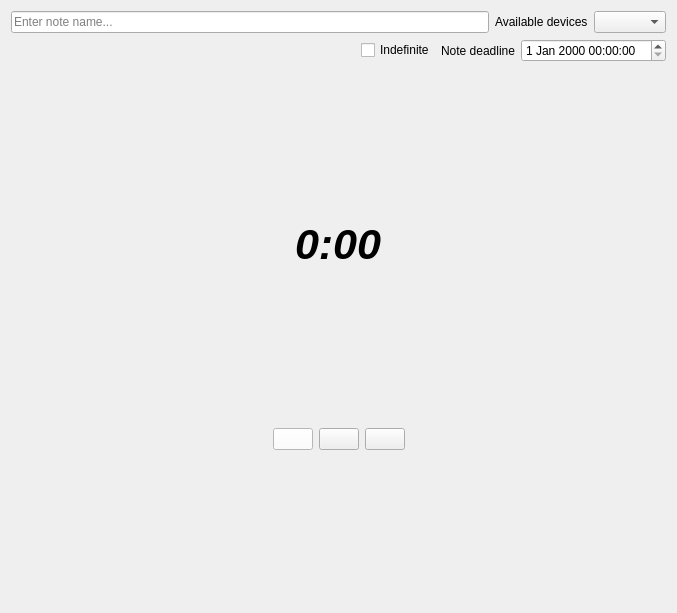
<?xml version="1.0" encoding="UTF-8"?>
<ui version="4.0">
 <class>CreateVoiceNoteWidget</class>
 <widget class="QWidget" name="CreateVoiceNoteWidget">
  <property name="geometry">
   <rect>
    <x>0</x>
    <y>0</y>
    <width>677</width>
    <height>613</height>
   </rect>
  </property>
  <property name="windowTitle">
   <string>Form</string>
  </property>
  <layout class="QVBoxLayout" name="verticalLayout">
   <item>
    <layout class="QHBoxLayout" name="up_horizontal_layout">
     <item>
      <widget class="QLineEdit" name="voicenote_name_lineedit">
       <property name="frame">
        <bool>true</bool>
       </property>
       <property name="placeholderText">
        <string>Enter note name...</string>
       </property>
      </widget>
     </item>
     <item>
      <widget class="QLabel" name="available_devices_label">
       <property name="text">
        <string>Available devices</string>
       </property>
      </widget>
     </item>
     <item>
      <widget class="QComboBox" name="available_devices_combobox"/>
     </item>
    </layout>
   </item>
   <item>
    <layout class="QHBoxLayout" name="horizontalLayout_2">
     <item>
      <spacer name="horizontalSpacer_6">
       <property name="orientation">
        <enum>Qt::Horizontal</enum>
       </property>
       <property name="sizeHint" stdset="0">
        <size>
         <width>40</width>
         <height>20</height>
        </size>
       </property>
      </spacer>
     </item>
     <item>
      <widget class="QCheckBox" name="indefinite_checkbox">
       <property name="text">
        <string>Indefinite</string>
       </property>
      </widget>
     </item>
     <item>
      <widget class="QLabel" name="note_deadline_label">
       <property name="text">
        <string>Note deadline</string>
       </property>
      </widget>
     </item>
     <item>
      <widget class="QDateTimeEdit" name="note_date_time_edit">
       <property name="minimumDateTime">
        <datetime>
         <hour>0</hour>
         <minute>0</minute>
         <second>0</second>
         <year>1970</year>
         <month>1</month>
         <day>1</day>
        </datetime>
       </property>
       <property name="calendarPopup">
        <bool>false</bool>
       </property>
      </widget>
     </item>
    </layout>
   </item>
   <item>
    <spacer name="verticalSpacer_2">
     <property name="orientation">
      <enum>Qt::Vertical</enum>
     </property>
     <property name="sizeHint" stdset="0">
      <size>
       <width>20</width>
       <height>129</height>
      </size>
     </property>
    </spacer>
   </item>
   <item>
    <layout class="QHBoxLayout" name="duration_horizontal_layout">
     <item>
      <spacer name="horizontalSpacer_2">
       <property name="orientation">
        <enum>Qt::Horizontal</enum>
       </property>
       <property name="sizeHint" stdset="0">
        <size>
         <width>40</width>
         <height>20</height>
        </size>
       </property>
      </spacer>
     </item>
     <item>
      <widget class="QLabel" name="duration_label">
       <property name="font">
        <font>
         <family>Ubuntu</family>
         <pointsize>32</pointsize>
         <italic>true</italic>
         <bold>true</bold>
         <strikeout>false</strikeout>
        </font>
       </property>
       <property name="text">
        <string>0:00</string>
       </property>
      </widget>
     </item>
     <item>
      <spacer name="horizontalSpacer_3">
       <property name="orientation">
        <enum>Qt::Horizontal</enum>
       </property>
       <property name="sizeHint" stdset="0">
        <size>
         <width>40</width>
         <height>20</height>
        </size>
       </property>
      </spacer>
     </item>
    </layout>
   </item>
   <item>
    <spacer name="verticalSpacer_3">
     <property name="orientation">
      <enum>Qt::Vertical</enum>
     </property>
     <property name="sizeHint" stdset="0">
      <size>
       <width>20</width>
       <height>40</height>
      </size>
     </property>
    </spacer>
   </item>
   <item>
    <layout class="QHBoxLayout" name="media_buttons_horizontal_layout">
     <item>
      <spacer name="horizontalSpacer_4">
       <property name="orientation">
        <enum>Qt::Horizontal</enum>
       </property>
       <property name="sizeHint" stdset="0">
        <size>
         <width>40</width>
         <height>20</height>
        </size>
       </property>
      </spacer>
     </item>
     <item>
      <widget class="QPushButton" name="pause_button">
       <property name="enabled">
        <bool>true</bool>
       </property>
       <property name="sizePolicy">
        <sizepolicy hsizetype="Preferred" vsizetype="Minimum">
         <horstretch>0</horstretch>
         <verstretch>0</verstretch>
        </sizepolicy>
       </property>
       <property name="palette">
        <palette>
         <active>
          <colorrole role="WindowText">
           <brush brushstyle="SolidPattern">
            <color alpha="255">
             <red>0</red>
             <green>0</green>
             <blue>0</blue>
            </color>
           </brush>
          </colorrole>
          <colorrole role="Button">
           <brush brushstyle="SolidPattern">
            <color alpha="255">
             <red>255</red>
             <green>255</green>
             <blue>255</blue>
            </color>
           </brush>
          </colorrole>
          <colorrole role="Light">
           <brush brushstyle="SolidPattern">
            <color alpha="255">
             <red>255</red>
             <green>255</green>
             <blue>255</blue>
            </color>
           </brush>
          </colorrole>
          <colorrole role="Midlight">
           <brush brushstyle="SolidPattern">
            <color alpha="255">
             <red>255</red>
             <green>255</green>
             <blue>255</blue>
            </color>
           </brush>
          </colorrole>
          <colorrole role="Dark">
           <brush brushstyle="SolidPattern">
            <color alpha="255">
             <red>127</red>
             <green>127</green>
             <blue>127</blue>
            </color>
           </brush>
          </colorrole>
          <colorrole role="Mid">
           <brush brushstyle="SolidPattern">
            <color alpha="255">
             <red>170</red>
             <green>170</green>
             <blue>170</blue>
            </color>
           </brush>
          </colorrole>
          <colorrole role="Text">
           <brush brushstyle="SolidPattern">
            <color alpha="255">
             <red>0</red>
             <green>0</green>
             <blue>0</blue>
            </color>
           </brush>
          </colorrole>
          <colorrole role="BrightText">
           <brush brushstyle="SolidPattern">
            <color alpha="255">
             <red>255</red>
             <green>255</green>
             <blue>255</blue>
            </color>
           </brush>
          </colorrole>
          <colorrole role="ButtonText">
           <brush brushstyle="SolidPattern">
            <color alpha="255">
             <red>0</red>
             <green>0</green>
             <blue>0</blue>
            </color>
           </brush>
          </colorrole>
          <colorrole role="Base">
           <brush brushstyle="SolidPattern">
            <color alpha="255">
             <red>255</red>
             <green>255</green>
             <blue>255</blue>
            </color>
           </brush>
          </colorrole>
          <colorrole role="Window">
           <brush brushstyle="SolidPattern">
            <color alpha="255">
             <red>255</red>
             <green>255</green>
             <blue>255</blue>
            </color>
           </brush>
          </colorrole>
          <colorrole role="Shadow">
           <brush brushstyle="SolidPattern">
            <color alpha="255">
             <red>0</red>
             <green>0</green>
             <blue>0</blue>
            </color>
           </brush>
          </colorrole>
          <colorrole role="AlternateBase">
           <brush brushstyle="SolidPattern">
            <color alpha="255">
             <red>255</red>
             <green>255</green>
             <blue>255</blue>
            </color>
           </brush>
          </colorrole>
          <colorrole role="ToolTipBase">
           <brush brushstyle="SolidPattern">
            <color alpha="255">
             <red>255</red>
             <green>255</green>
             <blue>220</blue>
            </color>
           </brush>
          </colorrole>
          <colorrole role="ToolTipText">
           <brush brushstyle="SolidPattern">
            <color alpha="255">
             <red>0</red>
             <green>0</green>
             <blue>0</blue>
            </color>
           </brush>
          </colorrole>
          <colorrole role="PlaceholderText">
           <brush brushstyle="SolidPattern">
            <color alpha="127">
             <red>0</red>
             <green>0</green>
             <blue>0</blue>
            </color>
           </brush>
          </colorrole>
         </active>
         <inactive>
          <colorrole role="WindowText">
           <brush brushstyle="SolidPattern">
            <color alpha="255">
             <red>0</red>
             <green>0</green>
             <blue>0</blue>
            </color>
           </brush>
          </colorrole>
          <colorrole role="Button">
           <brush brushstyle="SolidPattern">
            <color alpha="255">
             <red>255</red>
             <green>255</green>
             <blue>255</blue>
            </color>
           </brush>
          </colorrole>
          <colorrole role="Light">
           <brush brushstyle="SolidPattern">
            <color alpha="255">
             <red>255</red>
             <green>255</green>
             <blue>255</blue>
            </color>
           </brush>
          </colorrole>
          <colorrole role="Midlight">
           <brush brushstyle="SolidPattern">
            <color alpha="255">
             <red>255</red>
             <green>255</green>
             <blue>255</blue>
            </color>
           </brush>
          </colorrole>
          <colorrole role="Dark">
           <brush brushstyle="SolidPattern">
            <color alpha="255">
             <red>127</red>
             <green>127</green>
             <blue>127</blue>
            </color>
           </brush>
          </colorrole>
          <colorrole role="Mid">
           <brush brushstyle="SolidPattern">
            <color alpha="255">
             <red>170</red>
             <green>170</green>
             <blue>170</blue>
            </color>
           </brush>
          </colorrole>
          <colorrole role="Text">
           <brush brushstyle="SolidPattern">
            <color alpha="255">
             <red>0</red>
             <green>0</green>
             <blue>0</blue>
            </color>
           </brush>
          </colorrole>
          <colorrole role="BrightText">
           <brush brushstyle="SolidPattern">
            <color alpha="255">
             <red>255</red>
             <green>255</green>
             <blue>255</blue>
            </color>
           </brush>
          </colorrole>
          <colorrole role="ButtonText">
           <brush brushstyle="SolidPattern">
            <color alpha="255">
             <red>0</red>
             <green>0</green>
             <blue>0</blue>
            </color>
           </brush>
          </colorrole>
          <colorrole role="Base">
           <brush brushstyle="SolidPattern">
            <color alpha="255">
             <red>255</red>
             <green>255</green>
             <blue>255</blue>
            </color>
           </brush>
          </colorrole>
          <colorrole role="Window">
           <brush brushstyle="SolidPattern">
            <color alpha="255">
             <red>255</red>
             <green>255</green>
             <blue>255</blue>
            </color>
           </brush>
          </colorrole>
          <colorrole role="Shadow">
           <brush brushstyle="SolidPattern">
            <color alpha="255">
             <red>0</red>
             <green>0</green>
             <blue>0</blue>
            </color>
           </brush>
          </colorrole>
          <colorrole role="AlternateBase">
           <brush brushstyle="SolidPattern">
            <color alpha="255">
             <red>255</red>
             <green>255</green>
             <blue>255</blue>
            </color>
           </brush>
          </colorrole>
          <colorrole role="ToolTipBase">
           <brush brushstyle="SolidPattern">
            <color alpha="255">
             <red>255</red>
             <green>255</green>
             <blue>220</blue>
            </color>
           </brush>
          </colorrole>
          <colorrole role="ToolTipText">
           <brush brushstyle="SolidPattern">
            <color alpha="255">
             <red>0</red>
             <green>0</green>
             <blue>0</blue>
            </color>
           </brush>
          </colorrole>
          <colorrole role="PlaceholderText">
           <brush brushstyle="SolidPattern">
            <color alpha="127">
             <red>0</red>
             <green>0</green>
             <blue>0</blue>
            </color>
           </brush>
          </colorrole>
         </inactive>
         <disabled>
          <colorrole role="WindowText">
           <brush brushstyle="SolidPattern">
            <color alpha="255">
             <red>127</red>
             <green>127</green>
             <blue>127</blue>
            </color>
           </brush>
          </colorrole>
          <colorrole role="Button">
           <brush brushstyle="SolidPattern">
            <color alpha="255">
             <red>255</red>
             <green>255</green>
             <blue>255</blue>
            </color>
           </brush>
          </colorrole>
          <colorrole role="Light">
           <brush brushstyle="SolidPattern">
            <color alpha="255">
             <red>255</red>
             <green>255</green>
             <blue>255</blue>
            </color>
           </brush>
          </colorrole>
          <colorrole role="Midlight">
           <brush brushstyle="SolidPattern">
            <color alpha="255">
             <red>255</red>
             <green>255</green>
             <blue>255</blue>
            </color>
           </brush>
          </colorrole>
          <colorrole role="Dark">
           <brush brushstyle="SolidPattern">
            <color alpha="255">
             <red>127</red>
             <green>127</green>
             <blue>127</blue>
            </color>
           </brush>
          </colorrole>
          <colorrole role="Mid">
           <brush brushstyle="SolidPattern">
            <color alpha="255">
             <red>170</red>
             <green>170</green>
             <blue>170</blue>
            </color>
           </brush>
          </colorrole>
          <colorrole role="Text">
           <brush brushstyle="SolidPattern">
            <color alpha="255">
             <red>127</red>
             <green>127</green>
             <blue>127</blue>
            </color>
           </brush>
          </colorrole>
          <colorrole role="BrightText">
           <brush brushstyle="SolidPattern">
            <color alpha="255">
             <red>255</red>
             <green>255</green>
             <blue>255</blue>
            </color>
           </brush>
          </colorrole>
          <colorrole role="ButtonText">
           <brush brushstyle="SolidPattern">
            <color alpha="255">
             <red>127</red>
             <green>127</green>
             <blue>127</blue>
            </color>
           </brush>
          </colorrole>
          <colorrole role="Base">
           <brush brushstyle="SolidPattern">
            <color alpha="255">
             <red>255</red>
             <green>255</green>
             <blue>255</blue>
            </color>
           </brush>
          </colorrole>
          <colorrole role="Window">
           <brush brushstyle="SolidPattern">
            <color alpha="255">
             <red>255</red>
             <green>255</green>
             <blue>255</blue>
            </color>
           </brush>
          </colorrole>
          <colorrole role="Shadow">
           <brush brushstyle="SolidPattern">
            <color alpha="255">
             <red>0</red>
             <green>0</green>
             <blue>0</blue>
            </color>
           </brush>
          </colorrole>
          <colorrole role="AlternateBase">
           <brush brushstyle="SolidPattern">
            <color alpha="255">
             <red>255</red>
             <green>255</green>
             <blue>255</blue>
            </color>
           </brush>
          </colorrole>
          <colorrole role="ToolTipBase">
           <brush brushstyle="SolidPattern">
            <color alpha="255">
             <red>255</red>
             <green>255</green>
             <blue>220</blue>
            </color>
           </brush>
          </colorrole>
          <colorrole role="ToolTipText">
           <brush brushstyle="SolidPattern">
            <color alpha="255">
             <red>0</red>
             <green>0</green>
             <blue>0</blue>
            </color>
           </brush>
          </colorrole>
          <colorrole role="PlaceholderText">
           <brush brushstyle="SolidPattern">
            <color alpha="127">
             <red>127</red>
             <green>127</green>
             <blue>127</blue>
            </color>
           </brush>
          </colorrole>
         </disabled>
        </palette>
       </property>
       <property name="text">
        <string/>
       </property>
       <property name="icon">
        <iconset>
         <normaloff>:/icons/pause.png</normaloff>:/icons/pause.png</iconset>
       </property>
       <property name="iconSize">
        <size>
         <width>32</width>
         <height>32</height>
        </size>
       </property>
      </widget>
     </item>
     <item>
      <widget class="QPushButton" name="record_button">
       <property name="sizePolicy">
        <sizepolicy hsizetype="Preferred" vsizetype="Minimum">
         <horstretch>0</horstretch>
         <verstretch>0</verstretch>
        </sizepolicy>
       </property>
       <property name="text">
        <string/>
       </property>
       <property name="icon">
        <iconset>
         <normaloff>:/icons/play.png</normaloff>:/icons/play.png</iconset>
       </property>
       <property name="iconSize">
        <size>
         <width>32</width>
         <height>32</height>
        </size>
       </property>
      </widget>
     </item>
     <item>
      <widget class="QPushButton" name="stop_button">
       <property name="sizePolicy">
        <sizepolicy hsizetype="Preferred" vsizetype="Minimum">
         <horstretch>0</horstretch>
         <verstretch>0</verstretch>
        </sizepolicy>
       </property>
       <property name="text">
        <string/>
       </property>
       <property name="icon">
        <iconset>
         <normaloff>:/icons/stop.png</normaloff>:/icons/stop.png</iconset>
       </property>
       <property name="iconSize">
        <size>
         <width>32</width>
         <height>32</height>
        </size>
       </property>
      </widget>
     </item>
     <item>
      <spacer name="horizontalSpacer_5">
       <property name="orientation">
        <enum>Qt::Horizontal</enum>
       </property>
       <property name="sizeHint" stdset="0">
        <size>
         <width>40</width>
         <height>20</height>
        </size>
       </property>
      </spacer>
     </item>
    </layout>
   </item>
   <item>
    <spacer name="verticalSpacer">
     <property name="orientation">
      <enum>Qt::Vertical</enum>
     </property>
     <property name="sizeHint" stdset="0">
      <size>
       <width>20</width>
       <height>129</height>
      </size>
     </property>
    </spacer>
   </item>
  </layout>
 </widget>
 <resources/>
 <connections/>
</ui>
